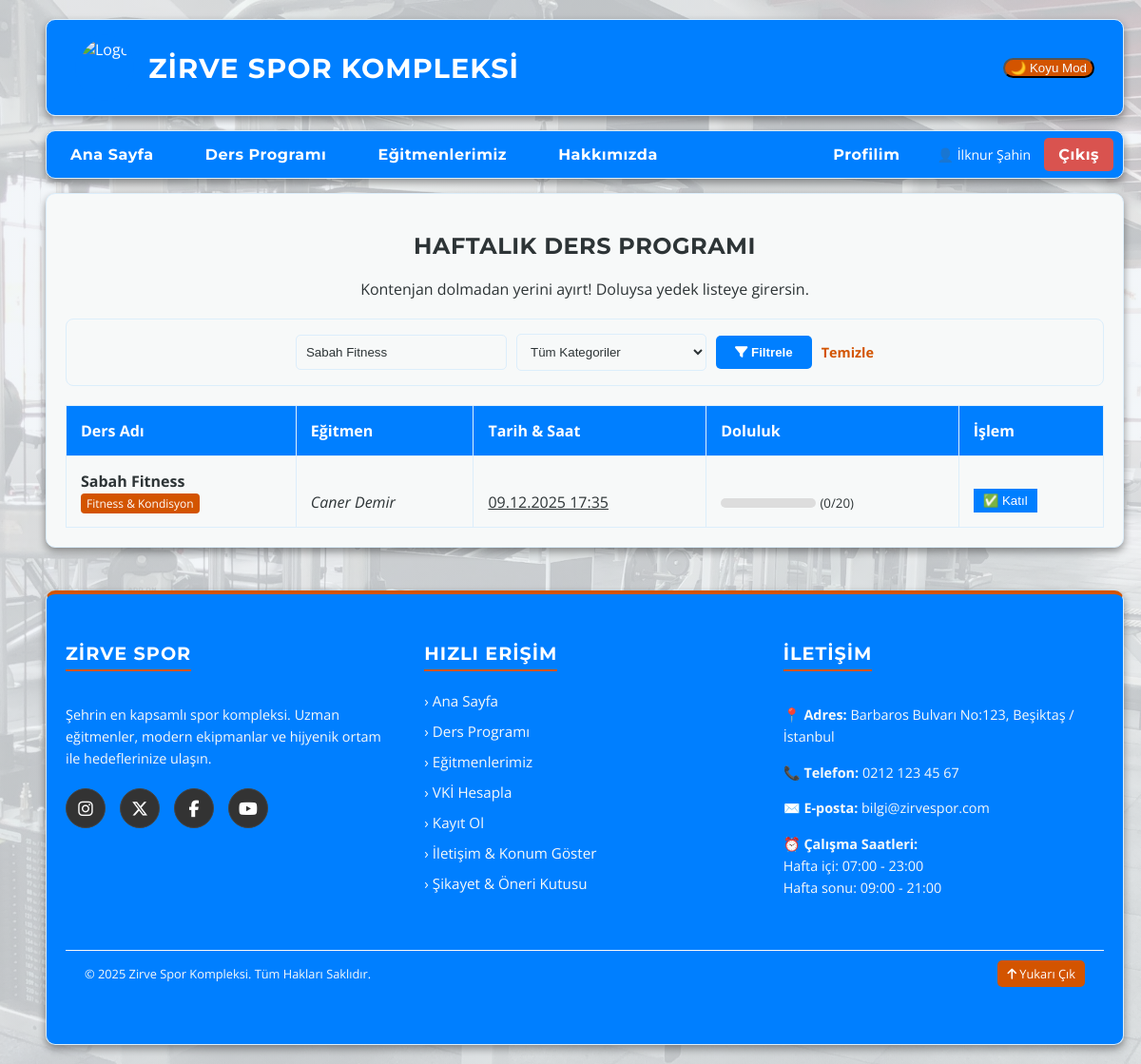
The page /dersler.php?ara=Sabah Fitness (signed in) on the database its author committed.
### tables this page shows
CREATE TABLE `dersler` (
  `id` int(11) NOT NULL,
  `ders_adi` varchar(100) NOT NULL,
  `kategori_id` int(11) DEFAULT NULL,
  `egitmen_id` int(11) DEFAULT NULL,
  `tarih_saat` datetime NOT NULL,
  `kontenjan` int(11) DEFAULT 15
);

CREATE TABLE `kategoriler` (
  `id` int(11) NOT NULL,
  `kategori_adi` varchar(50) NOT NULL
);

CREATE TABLE `egitmenler` (
  `id` int(11) NOT NULL,
  `ad_soyad` varchar(100) NOT NULL,
  `uzmanlik` varchar(100) NOT NULL,
  `biyografi` text DEFAULT NULL,
  `resim_yolu` varchar(255) DEFAULT NULL,
  `eposta` varchar(100) DEFAULT NULL,
  `sifre` varchar(255) DEFAULT NULL
);

### dersler.php (the view, shortened to what this page needs)
<?php
require_once 'db.php';
$sql = "SELECT d.*, e.ad_soyad as egitmen_adi, k.kategori_adi,
        (SELECT COUNT(*) FROM rezervasyonlar WHERE ders_id = d.id AND durum = 'onayli') as dolu_yer
        FROM dersler d
        JOIN egitmenler e ON d.egitmen_id = e.id
        LEFT JOIN kategoriler k ON d.kategori_id = k.id
        WHERE 1=1";
$params = [];
if (isset($_GET['ara']) && !empty($_GET['ara'])) {
    $sql .= " AND (d.ders_adi LIKE ? OR e.ad_soyad LIKE ?)";
    $params[] = "%" . $_GET['ara'] . "%";
    $params[] = "%" . $_GET['ara'] . "%";
}
$sql .= " ORDER BY d.tarih_saat ASC";
$stmt = $db->prepare($sql);
$stmt->execute($params);
$dersler = $stmt->fetchAll(PDO::FETCH_ASSOC);
?>
<!DOCTYPE html>
<html lang="tr">
<head>
    <link rel="stylesheet" href="assets/css/style.css">
    <link rel="stylesheet" href="https://cdnjs.cloudflare.com/ajax/libs/font-awesome/6.5.1/css/all.min.css">
</head>
<body>
    <div class="sayfa-duzeni">
        <header class="kutu baslik">
            <div class="logo-bolumu">
                <img src="resimler/logo.png" alt="Logo" class="logo">
                <h1>ZİRVE SPOR KOMPLEKSİ</h1>
            </div>
            <button id="tema-btn">🌙 Koyu Mod</button>
        </header>
        <nav class="kutu menu" style="display: flex; align-items: center; justify-content: space-between; padding-right: 10px;">
            <div>
                <a href="index.php">Ana Sayfa</a>
                <a href="dersler.php">Ders Programı</a>
                <a href="egitmenler.php">Eğitmenlerimiz</a>
                <a href="hakkimizda.php">Hakkımızda</a>
            </div>
            <div>
                <?php if (isset($_SESSION['uye_id'])): ?>
                    <a href="vki.php" style="margin-right:10px;">Profilim</a>
                    <span style="color: white; font-size: 14px; margin-right:10px;">👤 <?php echo $_SESSION['ad_soyad']; ?></span>
                    <a href="cikis.php" style="background-color: #d9534f; padding: 8px 15px; border-radius: 5px;">Çıkış</a>
                <?php endif; ?>
            </div>
        </nav>
        <main class="kutu orta" style="grid-column: 1 / -1;">
            <h2 style="text-align:center;">HAFTALIK DERS PROGRAMI </h2>
            <p style="text-align:center; margin-bottom:20px;">Kontenjan dolmadan yerini ayırt! Doluysa yedek listeye girersin.</p>
            <form class="filtre-alani" method="GET">
                <input type="text" name="ara" placeholder="Ders adı veya eğitmen ara..." value="<?php echo isset($_GET['ara']) ? htmlspecialchars($_GET['ara']) : ''; ?>">
                <select name="kategori_id">
                    <option value="">Tüm Kategoriler</option>
                </select>
                <button type="submit"><i class="fa-solid fa-filter"></i> Filtrele</button>
                <?php if (isset($_GET['ara']) || isset($_GET['kategori_id'])): ?>
                    <a href="dersler.php" style="color:var(--vurgu-renk); font-weight:bold; text-decoration:none; font-size:0.9rem;">Temizle</a>
                <?php endif; ?>
            </form>
            <div class="tablo-kapsayici">
                <table>
                    <thead>
                        <tr>
                            <th>Ders Adı</th>
                            <th>Eğitmen</th>
                            <th>Tarih & Saat</th>
                            <th>Doluluk</th>
                            <th>İşlem</th>
                        </tr>
                    </thead>
                    <tbody>
                        <?php foreach ($dersler as $ders):
                            $doluMu = ($ders['dolu_yer'] >= $ders['kontenjan']);
                            $katAdi = !empty($ders['kategori_adi']) ? $ders['kategori_adi'] : '';
                        ?>
                            <tr class="ders-item">
                                <td class="tablo-kalin">
                                    <?php echo htmlspecialchars($ders['ders_adi']); ?>
                                    <?php if ($katAdi): ?>
                                        <br><span style="font-size:0.75rem; font-weight:normal; background:var(--vurgu-renk); color:white; padding:2px 6px; border-radius:4px;"><?php echo htmlspecialchars($katAdi); ?></span>
                                    <?php endif; ?>
                                </td>
                                <td class="tablo-italik"><?php echo htmlspecialchars($ders['egitmen_adi']); ?></td>
                                <td class="tablo-alti-cizili"><?php echo date("d.m.Y H:i", strtotime($ders['tarih_saat'])); ?></td>
                                <td>
                                    <div class="progress-bg">
                                    </div>
                                    <small>(<?php echo $ders['dolu_yer']; ?>/<?php echo $ders['kontenjan']; ?>)</small>
                                </td>
                                <td>
                                    <form method="POST">
                                        <?php if ($doluMu): ?>
                                            <button type="submit" name="derse_katil" style="background-color: #e67e22; color:white; border:none; padding:5px 10px; cursor:pointer;">
                                                ⏳ Yedek
                                            </button>
                                        <?php else: ?>
                                            <button type="submit" name="derse_katil" style="background-color: var(--ana-renk); color:white; border:none; padding:5px 10px; cursor:pointer;">
                                                ✅ Katıl
                                            </button>
                                        <?php endif; ?>
                                    </form>
                                </td>
                            </tr>
                        <?php endforeach; ?>
                    </tbody>
                </table>
            </div>
        </main>
        <footer class="kutu alt">
            <div class="footer-icerik">
                <div class="footer-kolon">
                    <h3>ZİRVE SPOR</h3>
                    <p>Şehrin en kapsamlı spor kompleksi. Uzman eğitmenler, modern ekipmanlar ve hijyenik ortam ile hedeflerinize ulaşın.</p>
                    <div class="sosyal-ikonlar">
                        <a href="https://instagram.com" target="_blank" title="Instagram"><i class="fa-brands fa-instagram"></i></a>
                        <a href="https://twitter.com" target="_blank" title="X"><i class="fa-brands fa-x-twitter"></i></a>
                        <a href="https://facebook.com" target="_blank" title="Facebook"><i class="fa-brands fa-facebook-f"></i></a>
                        <a href="https://youtube.com" target="_blank" title="YouTube"><i class="fa-brands fa-youtube"></i></a>
                    </div>
                </div>
                <div class="footer-kolon">
                    <h3>HIZLI ERİŞİM</h3>
                    <ul>
                        <li><a href="index.php">› Ana Sayfa</a></li>
                        <li><a href="dersler.php">› Ders Programı</a></li>
                        <li><a href="egitmenler.php">› Eğitmenlerimiz</a></li>
                        <li><a href="vki.php">› VKİ Hesapla</a></li>
                        <li><a href="kayit.php">› Kayıt Ol</a></li>
                        <li><a href="javascript:void(0)" onclick="haritaAc()">› İletişim & Konum Göster</a></li>
                        <li><a href="javascript:void(0)" onclick="sikayetAc()">› Şikayet & Öneri Kutusu</a></li>
                    </ul>
                </div>
                <div class="footer-kolon">
                    <h3>İLETİŞİM</h3>
                    <p>📍 <strong>Adres:</strong> Barbaros Bulvarı No:123, Beşiktaş / İstanbul</p>
                    <p>📞 <strong>Telefon:</strong> 0212 123 45 67</p>
                    <p>✉️ <strong>E-posta:</strong> bilgi@zirvespor.com</p>
                    <p>⏰ <strong>Çalışma Saatleri:</strong><br>Hafta içi: 07:00 - 23:00<br>Hafta sonu: 09:00 - 21:00</p>
                </div>
            </div>
            <div class="footer-alt-bar" style="display:flex; justify-content:space-between; align-items:center; padding: 10px 20px;">
                <p style="margin:0;">© 2025 Zirve Spor Kompleksi. Tüm Hakları Saklıdır.</p>
                <a href="#top" style="color:white; text-decoration:none; background:var(--vurgu-renk); padding:5px 10px; border-radius:5px; font-size:0.8rem;">
                    <i class="fa-solid fa-arrow-up"></i> Yukarı Çık
                </a>
            </div>
        </footer>
    </div>
</body>
</html>

### assets/css/style.css (style rules this page uses)
html { scroll-behavior: smooth; }
:root { --ana-renk: #007fff; --vurgu-renk: #D35400; --arka-plan-rengi: 240, 244, 248; --kutu-arkaplan: #F7F9F9; --yazi-rengi: #2D3436; --kenarlik: #dceefb; --menu-arkaplan: #007fff; --golge: 0 4px 8px rgba(0, 0, 0, 0.4); --bg-resim: url('../../resimler/bg.jpg'); --perde-yogunlugu: 0.80; }
body { background-image: linear-gradient(rgba(var(--arka-plan-rengi), var(--perde-yogunlugu)), rgba(var(--arka-plan-rengi), var(--perde-yogunlugu))), var(--bg-resim); background-size: cover; background-attachment: fixed; background-position: center; color: var(--yazi-rengi); font-family: 'Open Sans', sans-serif; margin: 0; padding: 20px 0; transition: all 0.4s ease; }
h1, h2, h3, h4, h5, h6, .menu a, .btn-kayit, .slide-btn, .baslik h1 { font-family: 'Montserrat', sans-serif !important; letter-spacing: 0.5px; }
.sayfa-duzeni { display: grid; grid-template-areas: "baslik baslik baslik" "menu menu menu" "sol orta sag" "alt alt alt"; grid-template-columns: 22% 56% 22%; gap: 15px; width: 92%; max-width: 1200px; margin: 0 auto; }
.kutu { background-color: var(--kutu-arkaplan); padding: 20px; border: 1px solid var(--kenarlik); border-radius: 10px; box-shadow: var(--golge); }
.baslik { grid-area: baslik; background: linear-gradient(to right, var(--ana-renk), #007fff); color: white; display: flex; align-items: center; justify-content: space-between; padding: 15px 30px; }
.logo-bolumu { display: flex; align-items: center; }
.logo { height: 60px; margin-right: 15px; background-color: #007fff; padding: 5px; border-radius: 50%; }
.baslik h1 { margin: 0; font-size: 1.8rem; text-transform: uppercase; letter-spacing: 1px; }
#tema-btn { border-radius: 20px; background-color: #D35400; color: #F7F9F9; }
.menu { grid-area: menu; background-color: var(--menu-arkaplan); padding: 0; display: flex; justify-content: center; overflow: hidden; }
.menu a { color: white; text-decoration: none; padding: 15px 25px; display: inline-block; font-weight: bold; transition: background-color 0.3s; }
.kutu.alt { grid-area: alt; background-color: #007fff; color: #F7F9F9; padding: 50px 20px; border-top: 4px solid var(--vurgu-renk); text-align: left; margin-top: 30px; }
.footer-icerik { display: flex; flex-direction: row; justify-content: space-between; align-items: flex-start; flex-wrap: nowrap; gap: 40px; max-width: 100%; }
.footer-kolon { flex: 1; width: 33%; }
.footer-kolon h3 { color: white; font-size: 1.2rem; margin-top: 0; margin-bottom: 20px; border-bottom: 2px solid var(--vurgu-renk); padding-bottom: 5px; display: inline-block; text-transform: uppercase; letter-spacing: 1px; }
.footer-kolon p { font-size: 0.9rem; line-height: 1.6; color: #F7F9F9; }
.footer-kolon ul { list-style: none; padding: 0; margin: 0; }
.footer-kolon ul li { margin-bottom: 10px; }
.footer-kolon ul li a { color: #F7F9F9; text-decoration: none; transition: 0.3s; font-size: 0.95rem; }
.sosyal-ikonlar { display: flex; gap: 15px; margin-top: 20px; }
.sosyal-ikonlar a { color: white; font-size: 1.1rem; background: #333; width: 40px; height: 40px; border-radius: 50%; display: flex; align-items: center; justify-content: center; text-decoration: none; transition: 0.3s; border: 1px solid #444; }
.footer-alt-bar { text-align: center; margin-top: 40px; padding-top: 20px; border-top: 1px solid #F7F9F9; font-size: 0.8rem; color: #F7F9F9; }

### dersler.php (style rules this page uses)
table { width: 100%; border-collapse: collapse; margin-top: 20px; background-color: var(--kutu-arkaplan); }
th, td { padding: 15px; border: 1px solid var(--kenarlik); text-align: left; vertical-align: bottom; }
th { background-color: var(--ana-renk); color: white; }
.tablo-kalin { font-weight: bold; }
.tablo-italik { font-style: italic; }
.tablo-alti-cizili { text-decoration: underline; }
.progress-bg { background-color: #ddd; height: 10px; width: 100px; border-radius: 5px; overflow: hidden; display: inline-block; }
.filtre-alani { background: var(--kutu-arkaplan); padding: 15px; border: 1px solid var(--kenarlik); border-radius: 8px; margin-bottom: 20px; display: flex; gap: 10px; align-items: center; justify-content: center; flex-wrap: wrap; }
.filtre-alani input, .filtre-alani select { padding: 10px; border: 1px solid var(--kenarlik); background-color: var(--arka-plan-rengi); color: var(--yazi-rengi); border-radius: 5px; min-width: 200px; }
.filtre-alani button { padding: 10px 20px; background: var(--ana-renk); color: white; border: none; border-radius: 5px; cursor: pointer; font-weight: bold; }

### rows shown on the page
dersler: ders_adi "Sabah Fitness", kategori.kategori_adi "Fitness & Kondisyon", egitmen.ad_soyad "Caner Demir", tarih_saat "09.12.2025 17:35", dolu_yer "0", kontenjan "20", shows "✅ Katıl"

### other values the page prints
$_SESSION['ad_soyad'] "İlknur Şahin"
